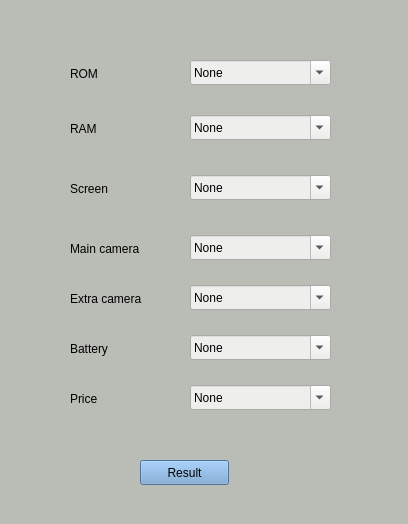
<?xml version="1.0" encoding="UTF-8"?>
<ui version="4.0">
 <class>MainWindow</class>
 <widget class="QMainWindow" name="MainWindow">
  <property name="geometry">
   <rect>
    <x>0</x>
    <y>0</y>
    <width>408</width>
    <height>524</height>
   </rect>
  </property>
  <property name="windowTitle">
   <string>Phone Advice</string>
  </property>
  <property name="styleSheet">
   <string notr="true">background-color: rgb(186, 189, 182);</string>
  </property>
  <widget class="QWidget" name="centralwidget">
   <widget class="QPushButton" name="result">
    <property name="geometry">
     <rect>
      <x>140</x>
      <y>460</y>
      <width>89</width>
      <height>25</height>
     </rect>
    </property>
    <property name="styleSheet">
     <string notr="true">background-color: rgb(114, 159, 207);</string>
    </property>
    <property name="text">
     <string>Result</string>
    </property>
   </widget>
   <widget class="QComboBox" name="screen">
    <property name="enabled">
     <bool>true</bool>
    </property>
    <property name="geometry">
     <rect>
      <x>190</x>
      <y>175</y>
      <width>141</width>
      <height>25</height>
     </rect>
    </property>
    <property name="acceptDrops">
     <bool>false</bool>
    </property>
    <property name="autoFillBackground">
     <bool>false</bool>
    </property>
    <property name="styleSheet">
     <string notr="true">background-color: rgb(238, 238, 236);</string>
    </property>
    <property name="inputMethodHints">
     <set>Qt::ImhNone</set>
    </property>
    <property name="editable">
     <bool>true</bool>
    </property>
    <property name="sizeAdjustPolicy">
     <enum>QComboBox::AdjustToContentsOnFirstShow</enum>
    </property>
    <property name="duplicatesEnabled">
     <bool>false</bool>
    </property>
    <item>
     <property name="text">
      <string>None</string>
     </property>
    </item>
    <item>
     <property name="text">
      <string>X &lt; 5''</string>
     </property>
    </item>
    <item>
     <property name="text">
      <string>5'' &lt; X &lt; 6.5''</string>
     </property>
    </item>
    <item>
     <property name="text">
      <string>6.5'' &lt; X</string>
     </property>
    </item>
   </widget>
   <widget class="QLabel" name="label_2">
    <property name="geometry">
     <rect>
      <x>70</x>
      <y>180</y>
      <width>67</width>
      <height>17</height>
     </rect>
    </property>
    <property name="text">
     <string>Screen</string>
    </property>
   </widget>
   <widget class="QComboBox" name="mcam">
    <property name="enabled">
     <bool>true</bool>
    </property>
    <property name="geometry">
     <rect>
      <x>190</x>
      <y>235</y>
      <width>141</width>
      <height>25</height>
     </rect>
    </property>
    <property name="acceptDrops">
     <bool>false</bool>
    </property>
    <property name="autoFillBackground">
     <bool>false</bool>
    </property>
    <property name="styleSheet">
     <string notr="true">background-color: rgb(238, 238, 236);</string>
    </property>
    <property name="inputMethodHints">
     <set>Qt::ImhNone</set>
    </property>
    <property name="editable">
     <bool>true</bool>
    </property>
    <property name="sizeAdjustPolicy">
     <enum>QComboBox::AdjustToContentsOnFirstShow</enum>
    </property>
    <property name="duplicatesEnabled">
     <bool>false</bool>
    </property>
    <item>
     <property name="text">
      <string>None</string>
     </property>
    </item>
    <item>
     <property name="text">
      <string>X &lt; 40.5MP</string>
     </property>
    </item>
    <item>
     <property name="text">
      <string>40.5GB &lt; X &lt; 80GB</string>
     </property>
    </item>
    <item>
     <property name="text">
      <string>80GB &lt; X</string>
     </property>
    </item>
   </widget>
   <widget class="QLabel" name="label_3">
    <property name="geometry">
     <rect>
      <x>70</x>
      <y>240</y>
      <width>91</width>
      <height>17</height>
     </rect>
    </property>
    <property name="text">
     <string>Main camera</string>
    </property>
   </widget>
   <widget class="QComboBox" name="excam">
    <property name="enabled">
     <bool>true</bool>
    </property>
    <property name="geometry">
     <rect>
      <x>190</x>
      <y>285</y>
      <width>141</width>
      <height>25</height>
     </rect>
    </property>
    <property name="acceptDrops">
     <bool>false</bool>
    </property>
    <property name="autoFillBackground">
     <bool>false</bool>
    </property>
    <property name="styleSheet">
     <string notr="true">background-color: rgb(238, 238, 236);</string>
    </property>
    <property name="inputMethodHints">
     <set>Qt::ImhNone</set>
    </property>
    <property name="editable">
     <bool>true</bool>
    </property>
    <property name="sizeAdjustPolicy">
     <enum>QComboBox::AdjustToContentsOnFirstShow</enum>
    </property>
    <property name="duplicatesEnabled">
     <bool>false</bool>
    </property>
    <item>
     <property name="text">
      <string>None</string>
     </property>
    </item>
    <item>
     <property name="text">
      <string>X &lt; 30MP</string>
     </property>
    </item>
    <item>
     <property name="text">
      <string>30MP &lt; X</string>
     </property>
    </item>
   </widget>
   <widget class="QLabel" name="label_4">
    <property name="geometry">
     <rect>
      <x>70</x>
      <y>290</y>
      <width>91</width>
      <height>17</height>
     </rect>
    </property>
    <property name="text">
     <string>Extra camera</string>
    </property>
   </widget>
   <widget class="QComboBox" name="bat">
    <property name="enabled">
     <bool>true</bool>
    </property>
    <property name="geometry">
     <rect>
      <x>190</x>
      <y>335</y>
      <width>141</width>
      <height>25</height>
     </rect>
    </property>
    <property name="acceptDrops">
     <bool>false</bool>
    </property>
    <property name="autoFillBackground">
     <bool>false</bool>
    </property>
    <property name="styleSheet">
     <string notr="true">background-color: rgb(238, 238, 236);</string>
    </property>
    <property name="inputMethodHints">
     <set>Qt::ImhNone</set>
    </property>
    <property name="editable">
     <bool>true</bool>
    </property>
    <property name="sizeAdjustPolicy">
     <enum>QComboBox::AdjustToContentsOnFirstShow</enum>
    </property>
    <property name="duplicatesEnabled">
     <bool>false</bool>
    </property>
    <item>
     <property name="text">
      <string>None</string>
     </property>
    </item>
    <item>
     <property name="text">
      <string>X &lt; 3005mAh</string>
     </property>
    </item>
    <item>
     <property name="text">
      <string>3005mAh &lt; X &lt; 4005mAh</string>
     </property>
    </item>
    <item>
     <property name="text">
      <string>4005mAh &lt; X</string>
     </property>
    </item>
   </widget>
   <widget class="QLabel" name="label_5">
    <property name="geometry">
     <rect>
      <x>70</x>
      <y>340</y>
      <width>67</width>
      <height>17</height>
     </rect>
    </property>
    <property name="text">
     <string>Battery</string>
    </property>
   </widget>
   <widget class="QComboBox" name="price">
    <property name="enabled">
     <bool>true</bool>
    </property>
    <property name="geometry">
     <rect>
      <x>190</x>
      <y>385</y>
      <width>141</width>
      <height>25</height>
     </rect>
    </property>
    <property name="acceptDrops">
     <bool>false</bool>
    </property>
    <property name="autoFillBackground">
     <bool>false</bool>
    </property>
    <property name="styleSheet">
     <string notr="true">background-color: rgb(238, 238, 236);</string>
    </property>
    <property name="inputMethodHints">
     <set>Qt::ImhNone</set>
    </property>
    <property name="editable">
     <bool>true</bool>
    </property>
    <property name="sizeAdjustPolicy">
     <enum>QComboBox::AdjustToContentsOnFirstShow</enum>
    </property>
    <property name="duplicatesEnabled">
     <bool>false</bool>
    </property>
    <item>
     <property name="text">
      <string>None</string>
     </property>
    </item>
    <item>
     <property name="text">
      <string>X &lt; 10.1 Billion</string>
     </property>
    </item>
    <item>
     <property name="text">
      <string>10.1 Billion &lt; X &lt; 20.1 Billion</string>
     </property>
    </item>
    <item>
     <property name="text">
      <string>20.1 Billion &lt; X &lt; 30.1 Billion</string>
     </property>
    </item>
    <item>
     <property name="text">
      <string>30.1 Billion &lt; X</string>
     </property>
    </item>
   </widget>
   <widget class="QLabel" name="label_6">
    <property name="geometry">
     <rect>
      <x>70</x>
      <y>390</y>
      <width>67</width>
      <height>17</height>
     </rect>
    </property>
    <property name="text">
     <string>Price</string>
    </property>
   </widget>
   <widget class="QLabel" name="label_7">
    <property name="geometry">
     <rect>
      <x>70</x>
      <y>65</y>
      <width>67</width>
      <height>17</height>
     </rect>
    </property>
    <property name="text">
     <string>ROM</string>
    </property>
   </widget>
   <widget class="QComboBox" name="rom">
    <property name="enabled">
     <bool>true</bool>
    </property>
    <property name="geometry">
     <rect>
      <x>190</x>
      <y>60</y>
      <width>141</width>
      <height>25</height>
     </rect>
    </property>
    <property name="acceptDrops">
     <bool>false</bool>
    </property>
    <property name="autoFillBackground">
     <bool>false</bool>
    </property>
    <property name="styleSheet">
     <string notr="true">background-color: rgb(238, 238, 236);</string>
    </property>
    <property name="inputMethodHints">
     <set>Qt::ImhNone</set>
    </property>
    <property name="editable">
     <bool>true</bool>
    </property>
    <property name="sizeAdjustPolicy">
     <enum>QComboBox::AdjustToContentsOnFirstShow</enum>
    </property>
    <property name="duplicatesEnabled">
     <bool>false</bool>
    </property>
    <item>
     <property name="text">
      <string>None</string>
     </property>
    </item>
    <item>
     <property name="text">
      <string>X &lt; 32.1GB</string>
     </property>
    </item>
    <item>
     <property name="text">
      <string>32.1GB &lt; X &lt; 64.1GB</string>
     </property>
    </item>
    <item>
     <property name="text">
      <string>64.1GB &lt; X</string>
     </property>
    </item>
   </widget>
   <widget class="QComboBox" name="ram">
    <property name="enabled">
     <bool>true</bool>
    </property>
    <property name="geometry">
     <rect>
      <x>190</x>
      <y>115</y>
      <width>141</width>
      <height>25</height>
     </rect>
    </property>
    <property name="acceptDrops">
     <bool>false</bool>
    </property>
    <property name="autoFillBackground">
     <bool>false</bool>
    </property>
    <property name="styleSheet">
     <string notr="true">background-color: rgb(238, 238, 236);</string>
    </property>
    <property name="inputMethodHints">
     <set>Qt::ImhNone</set>
    </property>
    <property name="editable">
     <bool>true</bool>
    </property>
    <property name="sizeAdjustPolicy">
     <enum>QComboBox::AdjustToContentsOnFirstShow</enum>
    </property>
    <property name="duplicatesEnabled">
     <bool>false</bool>
    </property>
    <item>
     <property name="text">
      <string>None</string>
     </property>
    </item>
    <item>
     <property name="text">
      <string>X &lt; 5GB</string>
     </property>
    </item>
    <item>
     <property name="text">
      <string>5GB &lt; X &lt; 10GB</string>
     </property>
    </item>
    <item>
     <property name="text">
      <string>10GB &lt; X</string>
     </property>
    </item>
   </widget>
   <widget class="QLabel" name="label_8">
    <property name="geometry">
     <rect>
      <x>70</x>
      <y>120</y>
      <width>67</width>
      <height>17</height>
     </rect>
    </property>
    <property name="text">
     <string>RAM</string>
    </property>
   </widget>
  </widget>
 </widget>
 <resources/>
 <connections/>
</ui>
